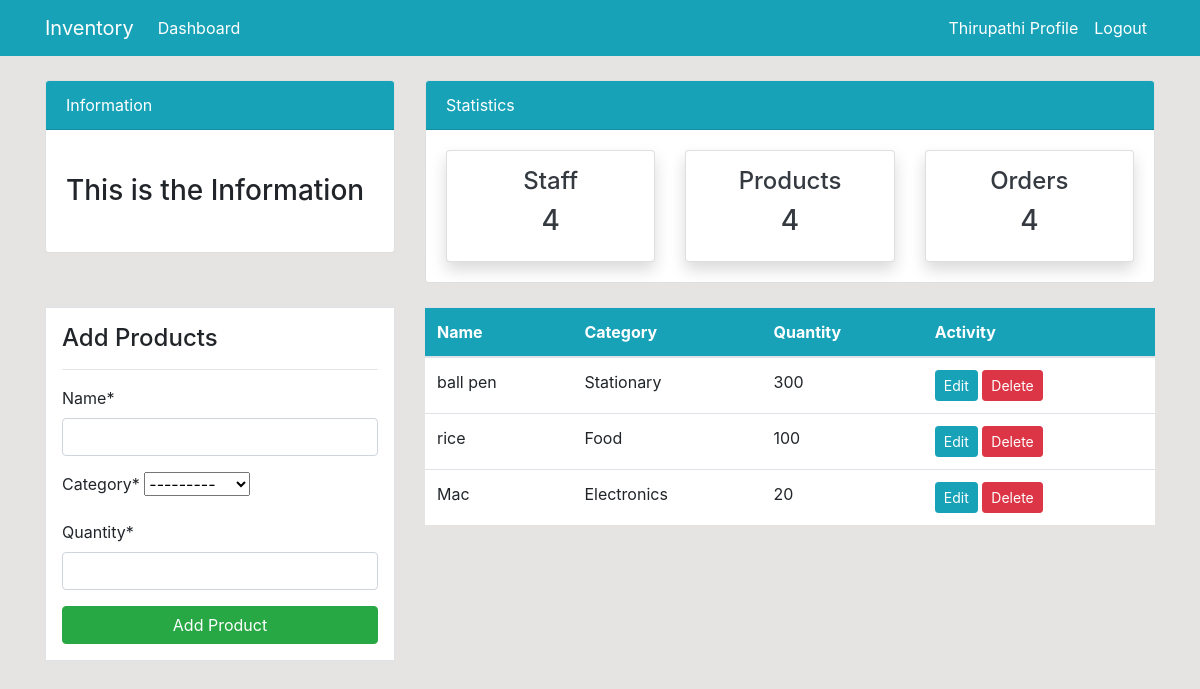
/product/ (signed in), run on an earlier commit of the app's database.
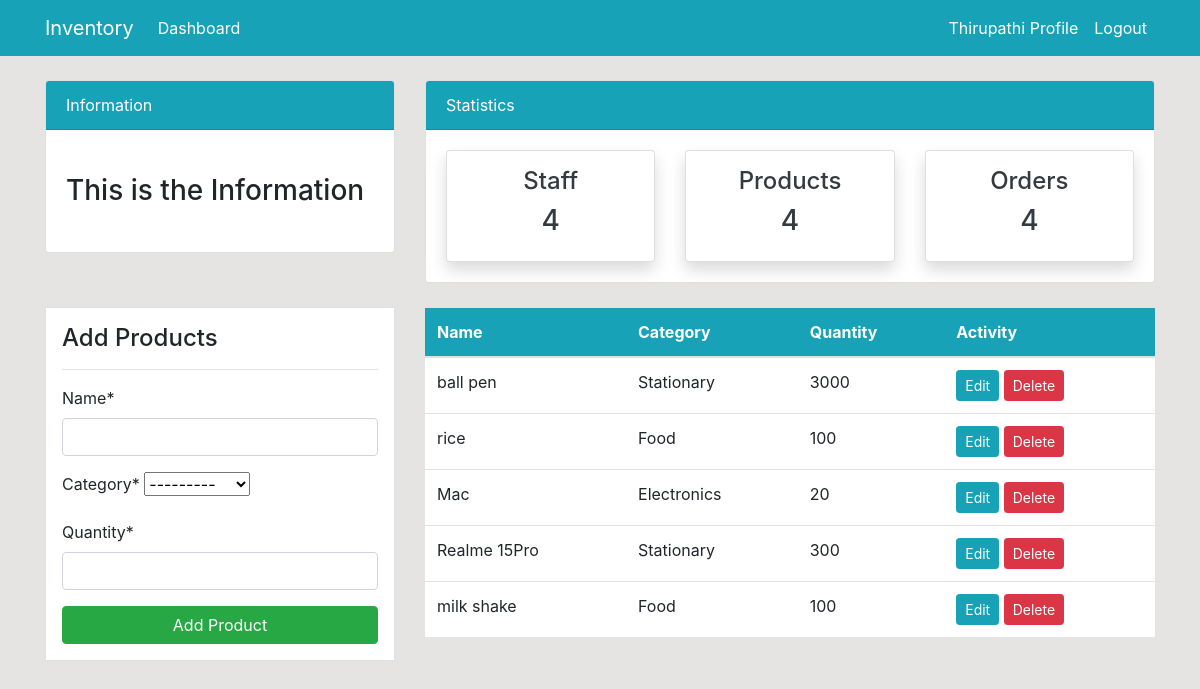
And on a later commit of the database.
### inventory/models.py (models this page shows, shortened)
class Product(models.Model):
    name = models.CharField(max_length=100, null=True)
    category = models.CharField(max_length=20, choices= CATEGORY,null=True)
    quantity = models.PositiveIntegerField(null=True)
    class Meta:
        verbose_name_plural = 'Product'

### inventory/views.py (the view)
# urls.py: path('product/',views.product, name='inventory-product'),
@login_required
def product(request):
    items = Product.objects.all()
    if request.method == 'POST':
        form = ProductForm(request.POST)
        if form.is_valid():
            form.save()
            return redirect('inventory-product')
    else:
        form = ProductForm()
    context = {
        'items' : items,
        'form' : form,
    }
    return render(request,'inventory/product.html',context)

### inventory/forms.py
class ProductForm(forms.ModelForm):
    class Meta:
        model= Product
        fields = ['name','category','quantity']

### templates/inventory/product.html (shortened to what this page needs)
{% extends "partials/base.html" %}
{% load crispy_forms_tags %}
{% block content %}
{% include 'partials/topnav.html' %}
<div class="container">
    <div class="row my-4">
        <div class="col-md-4">
            <div class="border bg-white p-3">
                <h4>Add Products</h4>
                <hr>
                <form method = 'POST'>
                    {{form|crispy}}
                    <input class="btn btn-success btn-block" type="submit" value="Add Product">
                </form>
            </div>
        </div>
        <div class="col-md-8">
            <table class="table bg-white">
                <thead class="bg-info">
                    <tr class="text-white">
                        <th scope="col">Name</th>
                        <th scope="col">Category</th>
                        <th scope="col">Quantity</th>
                        <th scope="col">Activity</th>
                    </tr>
                </thead>
                <tbody>
                    {% for item in items %}
                    <tr>
                        <td>{{item.name}}</td>
                        <td>{{item.category}}</td>
                        <td>{{item.quantity}}</td>
                        <td>
                            <a class="btn btn-info btn-sm" href="{% url "inventory-product-update" item.id %}">Edit</a>
                            <a class="btn btn-danger btn-sm" href="{% url "inventory-product-delete" item.id %}">Delete</a>
                        </td>
                    </tr>
                    {% endfor %}
                </tbody>
            </table>
        </div>
    </div>
</div>
{% endblock content %}

What changed in the data, as far as the page shows it:
changed Product "ball pen": quantity "300" → "3000"
added Product: name "Realme 15Pro", category "Stationary", quantity "300"
added Product: name "milk shake", category "Food", quantity "100"
